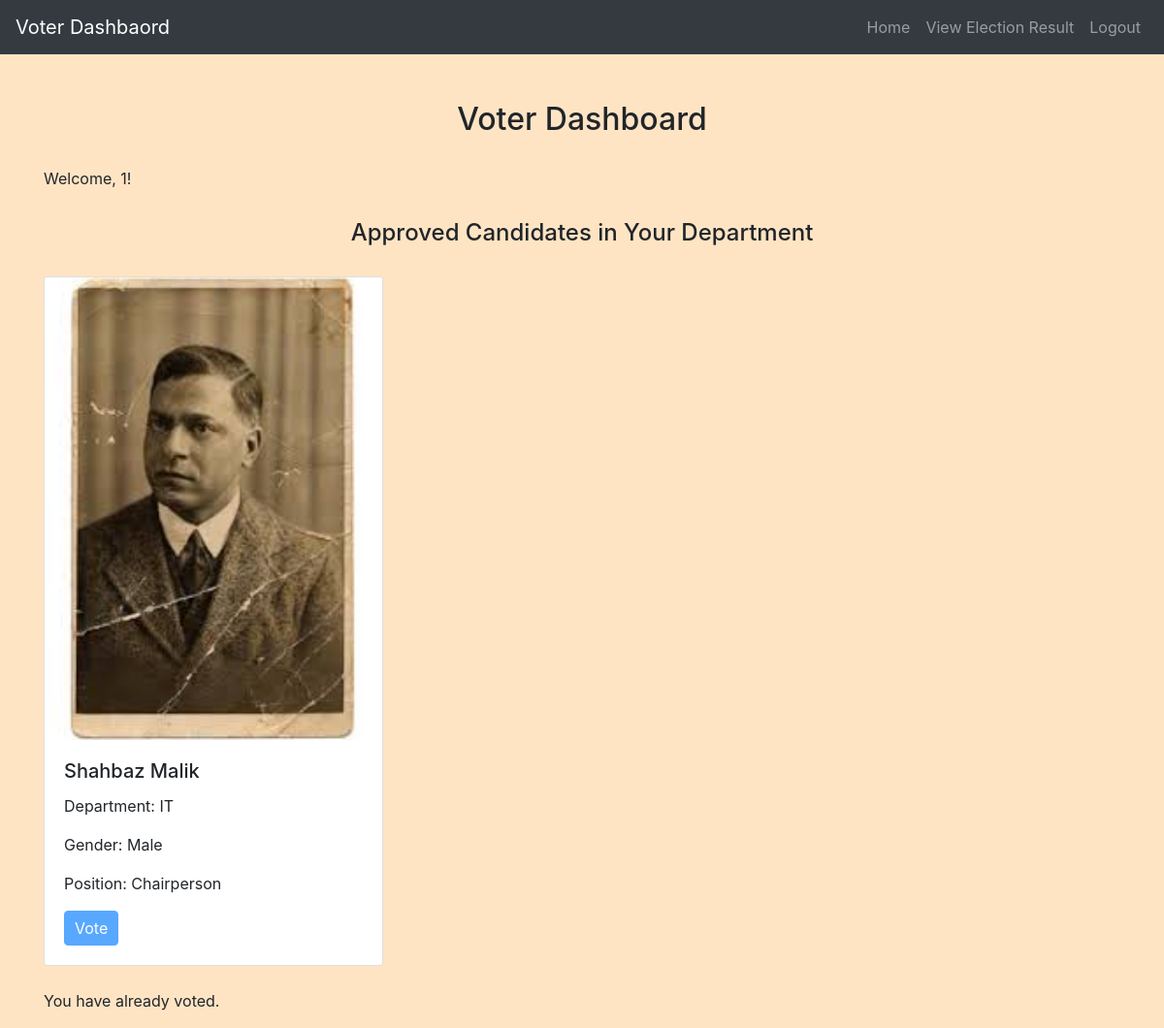
Page /voter/voter_dashboard.php (signed in) on the committed database.
### tables this page shows
CREATE TABLE `candidates` (
  `Candidate_ID` int(11) NOT NULL,
  `Profile_Pic` varchar(255) NOT NULL,
  `Name` varchar(100) NOT NULL,
  `Department` varchar(100) NOT NULL,
  `Gender` enum('Male','Female') NOT NULL,
  `Position` varchar(100) NOT NULL DEFAULT 'Chairperson',
  `Approval_Status` enum('Pending','Approved','Rejected') NOT NULL DEFAULT 'Pending'
);

### voter/voter_dashboard.php (the view, shortened to what this page needs)
<?php
include('config.php');
$user_id = $_SESSION["user_id"];
$sql = "SELECT department FROM users WHERE id = ?";
$stmt = mysqli_prepare($conn, $sql);
mysqli_stmt_bind_param($stmt, "i", $user_id);
mysqli_stmt_execute($stmt);
mysqli_stmt_bind_result($stmt, $department);
$sql = "SELECT Candidate_ID, Name,Profile_Pic, Department, Gender, Position FROM candidates WHERE Approval_Status = 'Approved' AND Department = ?";
$stmt = mysqli_prepare($conn, $sql);
mysqli_stmt_bind_param($stmt, "s", $department);
mysqli_stmt_execute($stmt);
$result = mysqli_stmt_get_result($stmt);
$candidates = [];
while ($row = mysqli_fetch_assoc($result)) {
    $candidates[] = $row;
}
$voter_id = $_SESSION["voter_id"];
$sql = "SELECT COUNT(*) FROM votes WHERE Voter_ID = ?";
$stmt = mysqli_prepare($conn, $sql);
mysqli_stmt_bind_param($stmt, "s", $voter_id);
mysqli_stmt_execute($stmt);
mysqli_stmt_bind_result($stmt, $vote_count);
?>
<!DOCTYPE html>
<html lang="en">
<head>
    <link rel="stylesheet" href="https://maxcdn.bootstrapcdn.com/bootstrap/4.5.2/css/bootstrap.min.css">
    <link rel="stylesheet" href="../css/style.css">
</head>
<body>
<?php include('navbar.php'); ?>
<div class="container mt-5">
    <h2>Voter Dashboard</h2>
    <p>Welcome, <?php echo $_SESSION["voter_id"]; ?>!</p>
    <h4>Approved Candidates in Your Department</h4>
    <div class="row">
        <?php $i = 0; ?>
        <?php foreach ($candidates as $candidate): ?>
            <?php if ($i % 3 == 0): ?>
                </div><div class="row">
            <?php endif; ?>
            <div class="col-md-4 mb-4">
                <div class="card">
                    <img src="../<?php echo $candidate['Profile_Pic']; ?>" class="card-img-top" alt="Profile Picture">
                    <div class="card-body">
                        <h5 class="card-title"><?php echo $candidate['Name']; ?></h5>
                        <p class="card-text">Department: <?php echo $candidate['Department']; ?></p>
                        <p class="card-text">Gender: <?php echo $candidate['Gender']; ?></p>
                        <p class="card-text">Position: <?php echo $candidate['Position']; ?></p>
                        <a href="vote.php?candidate_id=<?php echo $candidate['Candidate_ID']; ?>" class="btn btn-primary <?php echo ($vote_count > 0) ? 'disabled' : ''; ?>">Vote</a>
                    </div>
                </div>
            </div>
            <?php $i++; ?>
        <?php endforeach; ?>
    </div>
    <?php if ($vote_count > 0): ?>
        <p>You have already voted.</p>
    <?php endif; ?>
</div>
</body>
</html>

### css/style.css (style rules this page uses)
body { background-color: bisque; }
h1, h2, h3, h4 { text-align: center; margin-top: 30px; margin-bottom: 30px; }
.btn-primary { padding: 5px 10px; }

### rows in the picture
candidates: Profile_Pic (picture), Name "Shahbaz Malik", Department "IT", Gender "Male", Position "Chairperson"

### other values in the picture
$_SESSION["voter_id"] "1"
